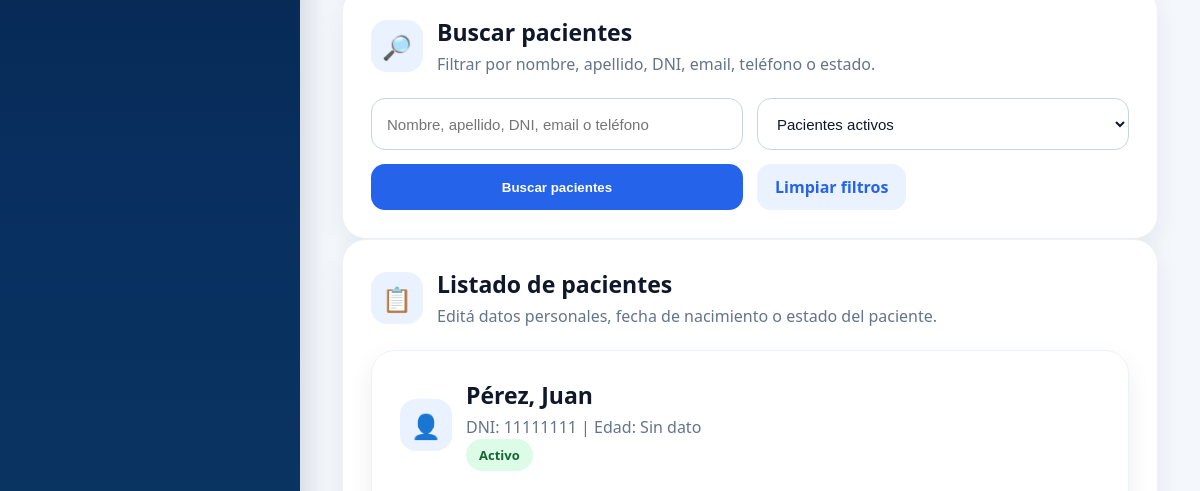
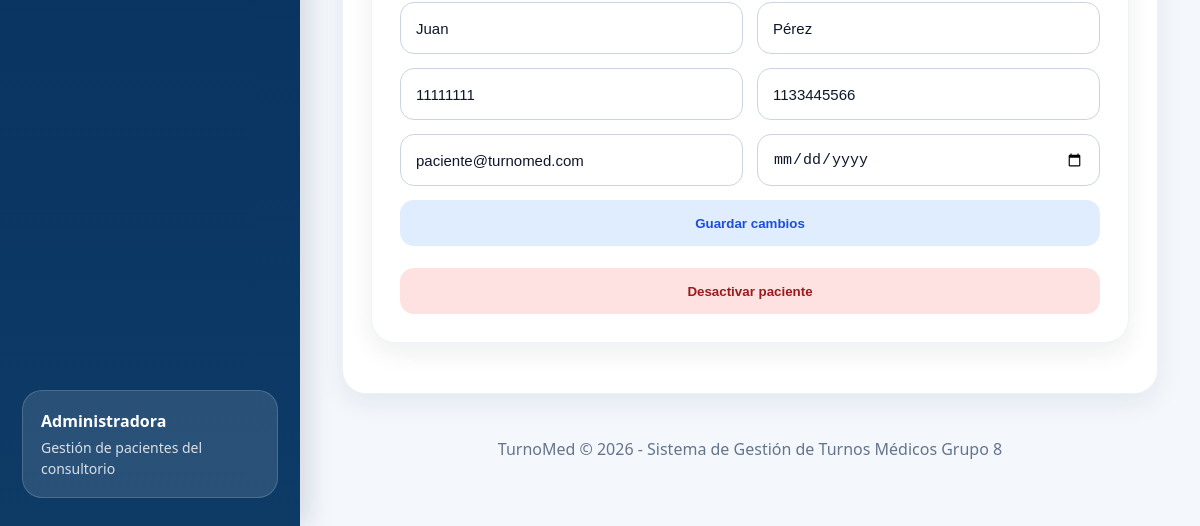
The app's page /admin/pacientes (signed in, lower part), older data (2 pictures, top to bottom).
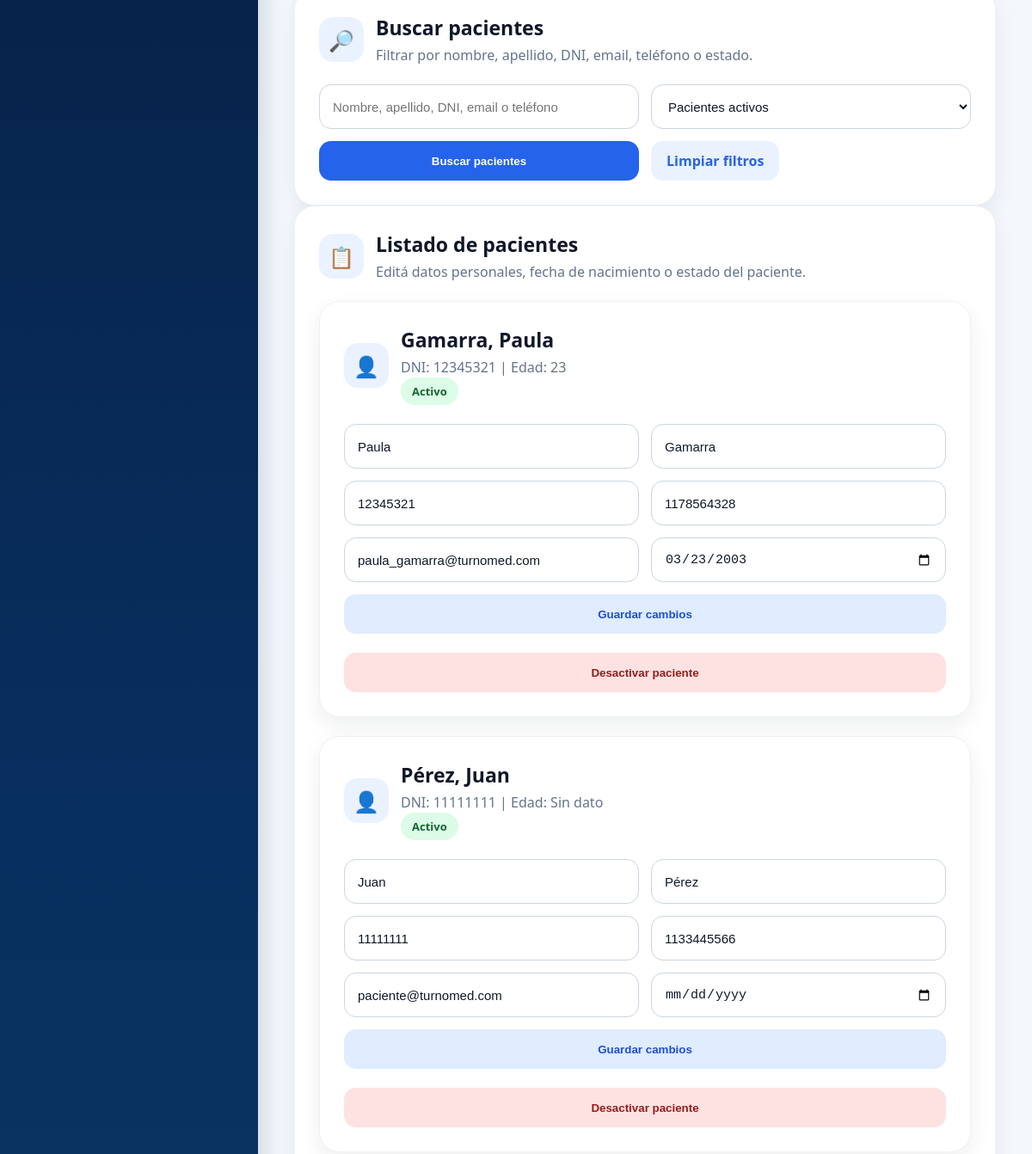
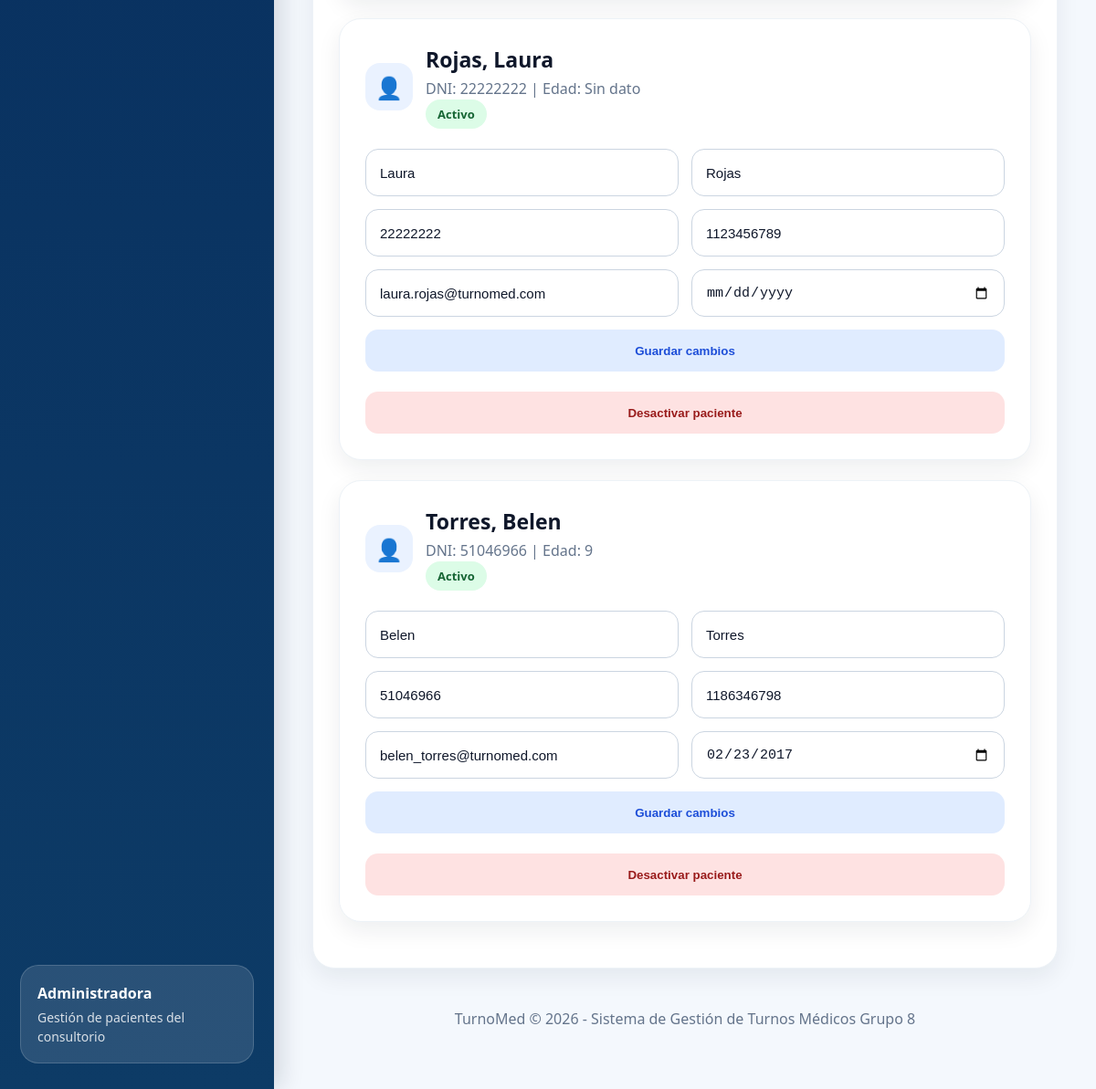
The same page, newer data (2 pictures, top to bottom).
### tables this page shows
CREATE TABLE usuarios (
            id_usuario INTEGER PRIMARY KEY AUTOINCREMENT,
            nombre TEXT NOT NULL,
            apellido TEXT NOT NULL,
            dni TEXT,
            telefono TEXT,
            email TEXT UNIQUE NOT NULL,
            password TEXT NOT NULL,
            rol TEXT NOT NULL DEFAULT 'paciente'
        , fecha_nacimiento TEXT, activo INTEGER DEFAULT 1);

### app.py (the view)
@app.route("/admin/pacientes")
@login_required
def admin_pacientes():
    if current_user.rol != "admin":
        flash("No tenés permiso.")
        return redirect(url_for("login"))
    busqueda = request.args.get("busqueda", "")
    estado = request.args.get("estado", "activos")
    pacientes = obtener_pacientes_admin(
        busqueda if busqueda else None,
        estado
    )
    return render_template(
        "admin_pacientes.html",
        pacientes=pacientes,
        busqueda=busqueda,
        filtro_estado=estado,
        calcular_edad=calcular_edad
    )

### app.py (called while the page is built, shortened)
def get_conn():
    os.makedirs("database", exist_ok=True)
    conn = sqlite3.connect(DB_PATH)
    conn.row_factory = sqlite3.Row
    return conn

@login_manager.user_loader
def load_user(user_id):
    conn = get_conn()
    usuario = conn.execute(
        "SELECT * FROM usuarios WHERE id_usuario = ?",
        (user_id,)
    ).fetchone()
    conn.close()
    if usuario:
        return User(usuario)
    return None

def obtener_pacientes_admin(busqueda=None, estado="activos"):
    conn = get_conn()
    query = """
        SELECT *
        FROM usuarios
        WHERE rol = 'paciente'
    """
    params = []
    if estado == "activos":
        query += " AND activo = 1"
    elif estado == "inactivos":
        query += " AND activo = 0"
    query += " ORDER BY activo DESC, apellido, nombre"
    pacientes = conn.execute(query, params).fetchall()
    conn.close()
    return pacientes

### templates/admin_pacientes.html (shortened to what the changed rows need)
<!DOCTYPE html>
<html lang="es">
<head>
    <link rel="stylesheet" href="{{ url_for('static', filename='estilos.css') }}">
</head>
<body>
<div class="layout">
    <main class="content">
        <section class="card">
            <div class="card-title">
                <div>
                    <h2>Buscar pacientes</h2>
                </div>
            </div>
        </section>
        <section class="card table-card">
            <div class="card-title">
                <div>
                    <h2>Listado de pacientes</h2>
                </div>
            </div>
            {% if pacientes %}
                {% for paciente in pacientes %}
                    <div class="card" style="margin-bottom: 22px;">
                        <div class="card-title">
                            <div class="icon-box">👤</div>
                            <div>
                                <h2>{{ paciente.apellido }}, {{ paciente.nombre }}</h2>
                                <p class="table-description">
                                    DNI: {{ paciente.dni }}
                                    |
                                    Edad: {{ calcular_edad(paciente.fecha_nacimiento) }}
                                </p>
                                {% if paciente.activo == 1 %}
                                    <span class="estado">Activo</span>
                                {% else %}
                                    <span class="estado-cancelado">Inactivo</span>
                                {% endif %}
                            </div>
                        </div>
                        <form method="POST" action="/admin/pacientes/editar/{{ paciente.id_usuario }}">
                            <div class="form-grid">
                                <input type="text" name="nombre" value="{{ paciente.nombre }}" placeholder="Nombre" required>
                                <input type="text" name="apellido" value="{{ paciente.apellido }}" placeholder="Apellido" required>
                            </div>
                            <div class="form-grid">
                                <input type="text" name="dni" value="{{ paciente.dni }}" placeholder="DNI" required>
                                <input type="text" name="telefono" value="{{ paciente.telefono }}" placeholder="Teléfono">
                            </div>
                            <div class="form-grid">
                                <input type="email" name="email" value="{{ paciente.email }}" placeholder="Correo electrónico" required>
                                <input type="date" name="fecha_nacimiento" value="{{ paciente.fecha_nacimiento }}">
                            </div>
                            <button type="submit" class="btn-secondary">
                                Guardar cambios
                            </button>
                        </form>
                        <br>
                        {% if paciente.activo == 1 %}
                            <form
                                method="POST"
                                action="/admin/pacientes/desactivar/{{ paciente.id_usuario }}"
                                onsubmit="return confirm('¿Desea desactivar este paciente?');">
                                <button type="submit" class="btn-danger">
                                    Desactivar paciente
                                </button>
                            </form>
                        {% endif %}
                    </div>
                {% endfor %}
            {% else %}
                <div class="empty-state">
                    <div class="empty-icon">👤</div>
                    <strong>No se encontraron pacientes.</strong>
                    <p>Probá limpiar los filtros o agregá un nuevo paciente.</p>
                </div>
            {% endif %}
        </section>
    </main>
</div>
</body>
</html>

Row changes from the older to the newer data that the page shows:
added usuarios: apellido "Gamarra", nombre "Paula", dni "12345321", fecha_nacimiento "23", activo "Activo", telefono "1178564328", email "paula_gamarra@turnomed.com", fecha_nacimiento "03/23/2003"
added usuarios: apellido "Rojas", nombre "Laura", dni "22222222", calcular_edad "Sin dato", activo "Activo", telefono "1123456789", email "laura.rojas@turnomed.com"
added usuarios: apellido "Torres", nombre "Belen", dni "51046966", fecha_nacimiento "9", activo "Activo", telefono "1186346798", email "belen_torres@turnomed.com", fecha_nacimiento "02/23/2017"
